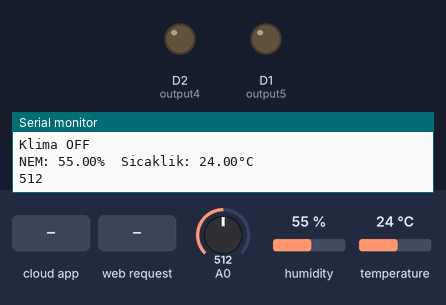
A sketch run on a simulated ESP8266 (NodeMCU). On the bench: output pins drawn as LEDs (lit = HIGH), the last lines printed to the serial monitor. The inputs (shaded band) are chosen by the test bench; at power-on: A0 = 512, humidity 55 %, temperature 24 °C. WiFi joins after 1.5 s; servers stay silent unless stated; the Firebase database answers and starts empty.

Above: at 3.7 s.
3.8 s: the phone or cloud app sets lamba to 1
At 5.9 s:
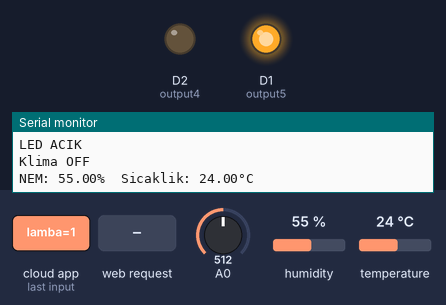
6.9 s: the phone or cloud app sets klima to 1
At 9.5 s:
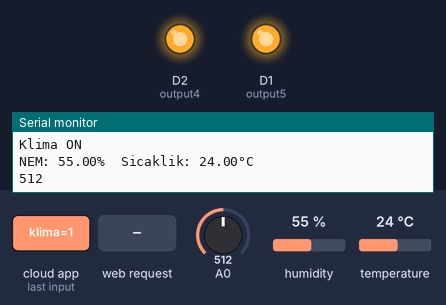
9.8 s: HTTP request GET /5/off received
At 10.87 s:
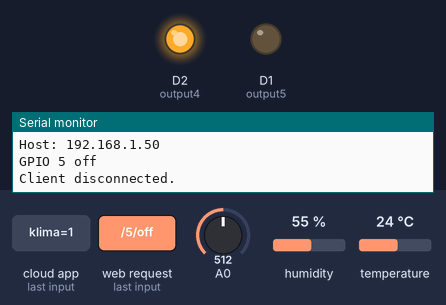
12.4 s: the phone or cloud app sets klima to 0
At 14.2 s:
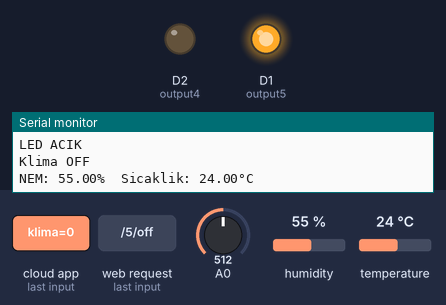
17.8 s: the phone or cloud app sets lamba to 0
At 20.4 s:
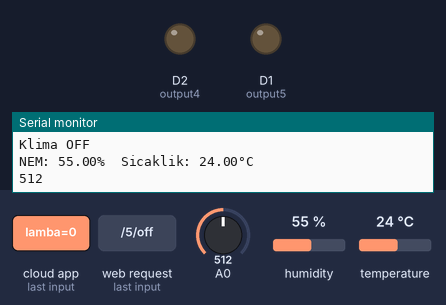
Timing chart, 0 to 21.7 s (numbered marks = the images above; inputs shaded):
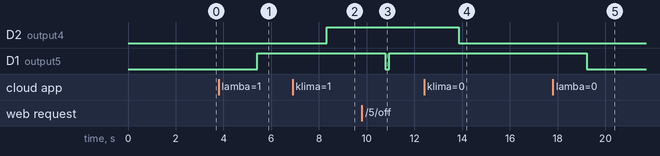

The sketch:

Project_home.ino
```cpp
#include <ESP8266WebServer.h>
#include <WiFiManager.h>
#include <FirebaseArduino.h>
#include <DHT.h>

//80 portunda server çalışıyor
WiFiServer server(80);

String header;

String output5State = "off";
String output4State = "off";

const int output5 = 5;
const int output4 = 4;

#define FIREBASE_HOST "ev-otomasyon-f0c18.firebaseio.com"
#define FIREBASE_AUTH "uK0BHzQJMsZSLXSKipLVM989vQbP9jxGlFJWdtnc"
#define DHTPIN D4        //Sicaklik ve nem sensoru pin belirlenmesi
#define DHTTYPE DHT22    //Sicaklik sensor tanimi
DHT dht(DHTPIN, DHTTYPE);

void setup() {
  Serial.begin(9600); //Serial haberlesmenin baslatilmasi
  pinMode(D1, OUTPUT); //led pinin tanimi
  pinMode(D2,OUTPUT); //fan ledinin tanimi
  delay(1000);

  WiFiManager wifiManager;
  //wifiManager.resetSettings(); //Cihaz içindeki wifi ayarlarını sıfırlamak için bu kodun 1 kez yazdırılması gerek
  wifiManager.autoConnect("NodeMcu WiFi Ayar");
  Serial.println("Connected.");

  server.begin();
}
//Sicaklik ve nem degerlerinin veritabanina yazilmasi
void sicakliknem(float t,float h)
{

  //Alinan degerlerin kontrolu
  if (isnan(h) || isnan(t)) {
    Serial.println(F("Failed to read from DHT sensor!"));
    return;
  }
  //Degerlerin dogrulugu durumunda serial monitor uzerinde degerlerin yazimi
  Serial.print("NEM: ");  Serial.print(h);
  String fireHumid = String(h) + String("%");
  Serial.print("%  Sicaklik: ");  Serial.print(t);  Serial.println("°C ");
  String fireTemp = String(t) + String("°C");

  //Degerlerin firebase veritabanina eklenmesi
  Firebase.pushInt("/nem/deger",h);
  Firebase.pushInt("/sicaklik/deger",t);
}

//Ledin veritabani uzerinden kontrolu
//n degeri veritabanindaki degiskene esdeger
void lamba(int n)
{
  if (n==1) {
  Serial.println("LED ACIK");
  digitalWrite(D1,HIGH);
  }
  else {
  Serial.println("LED KAPALI");
  digitalWrite(D1,LOW);
  }
}

//Fanin relay ile veritabani uzerinden kontrolu
//n degeri veritabanindaki relay kontrol degeri
void klima(int n)
{
  if (n==1) {
      Serial.println("Klima ON");
      digitalWrite(D2,HIGH);
  }
  if(n==0) {
      Serial.println("Klima OFF");
      digitalWrite(D2,LOW);
  }
}

//Gaz sensorunun analog pin uzerinden kontrolu
//Alinan gaz degerinin serial monitor uzerinde gosterilmesi ve veritabanina eklenmesi.
void gaz(int deger)
{
  Firebase.pushInt("/gaz/deger", deger);
  Serial.println (deger);

}

void loop(){
  //Wifi baglanmak için olusturulan html kodları
  WiFiClient client = server.available();

  if (client) {      //Yeni bir kullanıcı durumunda
    Serial.println("New Client.");
    String currentLine = "";
    while (client.connected()) {
      if (client.available()) {
        char c = client.read();
        Serial.write(c);
        header += c;
        if (c == '\n') {
          if (currentLine.length() == 0) {
            client.println("HTTP/1.1 200 OK");
            client.println("Content-type:text/html");
            client.println("Connection: close");
            client.println();

            if (header.indexOf("GET /5/on") >= 0) {
              Serial.println("GPIO 5 on");
              output5State = "on";
              digitalWrite(output5, HIGH);
            } else if (header.indexOf("GET /5/off") >= 0) {
              Serial.println("GPIO 5 off");
              output5State = "off";
              digitalWrite(output5, LOW);
            } else if (header.indexOf("GET /4/on") >= 0) {
              Serial.println("GPIO 4 on");
              output4State = "on";
              digitalWrite(output4, HIGH);
            } else if (header.indexOf("GET /4/off") >= 0) {
              Serial.println("GPIO 4 off");
              output4State = "off";
              digitalWrite(output4, LOW);
            }
            client.println("<!DOCTYPE html><html>");
            client.println("<head><meta name=\"viewport\" content=\"width=device-width, initial-scale=1\">");
            client.println("<link rel=\"icon\" href=\"data:,\">");
            client.println("<style>html { font-family: Helvetica; display: inline-block; margin: 0px auto; text-align: center;}");
            client.println(".button { background-color: #f7c933; border: none; color: white; padding: 16px 40px;");
            client.println("text-decoration: none; font-size: 30px; margin: 2px; cursor: pointer;}");
            client.println(".button2 {background-color: #77878A;}</style></head>");
            client.println("<body><h1>NodeMcu Web Sunucu</h1>");

            client.println("<p>GPIO 5 - State " + output5State + "</p>");
            if (output5State=="off") {
              client.println("<p><a href=\"/5/on\"><button class=\"button\">ON</button></a></p>");
            } else {
              client.println("<p><a href=\"/5/off\"><button class=\"button button2\">OFF</button></a></p>");
            }
            client.println("<p>GPIO 4 - State " + output4State + "</p>");
            if (output4State=="off") {
              client.println("<p><a href=\"/4/on\"><button class=\"button\">ON</button></a></p>");
            } else {
              client.println("<p><a href=\"/4/off\"><button class=\"button button2\">OFF</button></a></p>");
            }
            client.println("</body></html>");
            client.println();
            break;
          } else {
            currentLine = "";
          }
        } else if (c != '\r') {
          currentLine += c;
        }
      }
    }
    header = "";
    client.stop();
    Serial.println("Client disconnected.");
    Serial.println("");
  }
  Firebase.begin(FIREBASE_HOST, FIREBASE_AUTH);
  dht.begin();
  lamba(Firebase.getInt("lamba"));
  klima(Firebase.getInt("klima"));
  sicakliknem(dht.readTemperature(),dht.readHumidity());
  gaz(analogRead(A0));
  delay(2000);
}
```

Measured:
- after the input at 3.8 s, D1 (output5): LOW → HIGH after 1.6 s
- after the input at 6.9 s, D2 (output4): LOW → HIGH after 1.4 s
- after the input at 9.8 s, D1 (output5): HIGH → LOW after 0.98 s, → HIGH 0.18 s later
- after the input at 12.4 s, D2 (output4): HIGH → LOW after 1.5 s
- after the input at 17.8 s, D1 (output5): HIGH → LOW after 1.4 s
